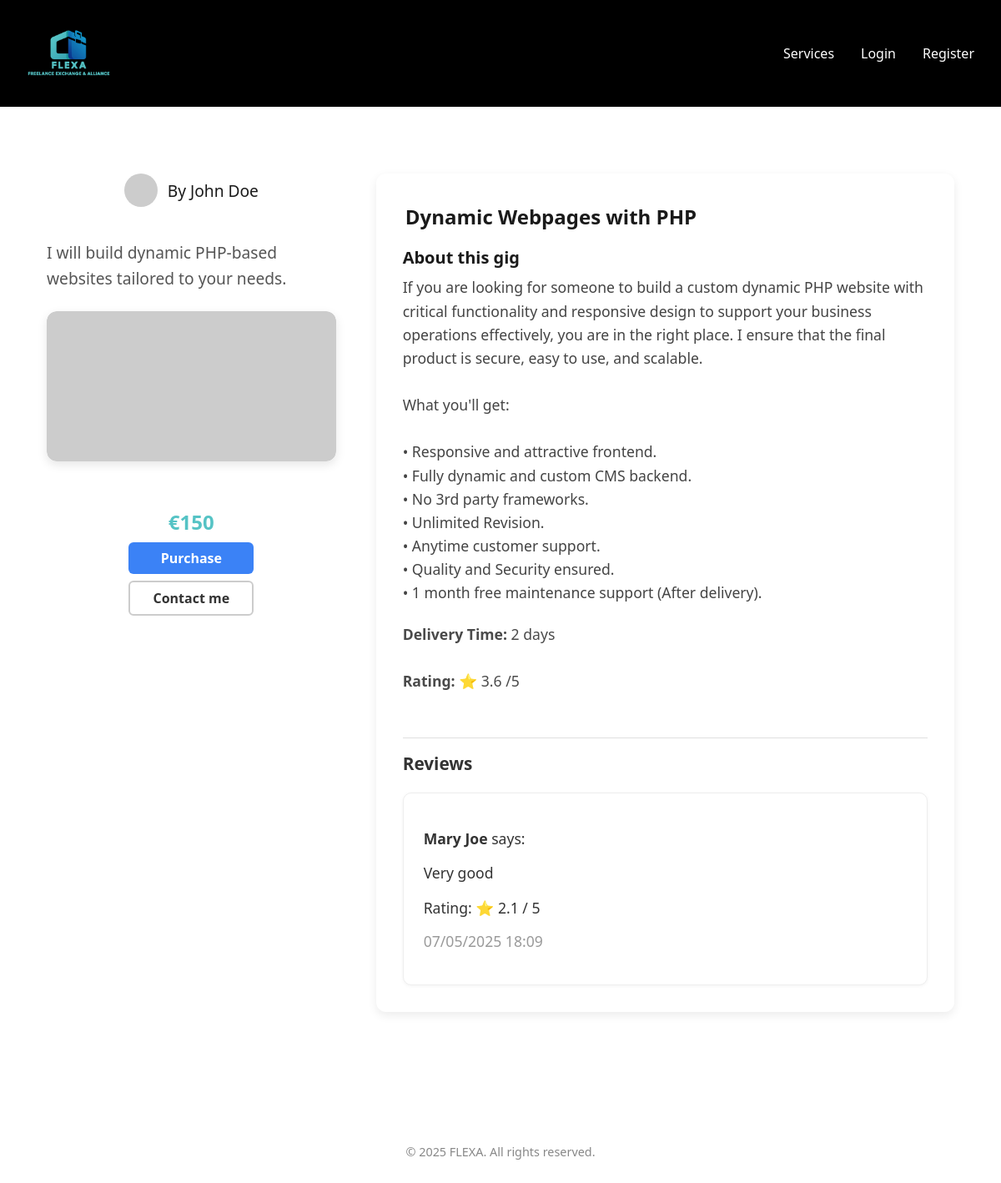
Screenshot of /pages/service_detail.php?id=1 with the database file from the repository.
### tables this page shows
CREATE TABLE User
(
    userId            INTEGER,
    name              NVARCHAR(255),
    username          VARCHAR(255),
    email             VARCHAR(255),
    password          VARCHAR(255),
    isAdmin           BOOLEAN     DEFAULT 0,
    profilePictureURL VARCHAR(1023),
    status            VARCHAR(15) DEFAULT 'inactive',

    CONSTRAINT User_PK PRIMARY KEY (userId),
    CONSTRAINT User_email_unique UNIQUE (email),
    CONSTRAINT User_username_unique UNIQUE (username),
    CONSTRAINT User_name_NN CHECK (name IS NOT NULL),
    CONSTRAINT User_username_NN CHECK (username IS NOT NULL),
    CONSTRAINT User_email_NN CHECK (email IS NOT NULL),
    CONSTRAINT User_password_NN CHECK (password IS NOT NULL),
    CONSTRAINT User_isAdmin_NN CHECK (isAdmin IS NOT NULL),
    CONSTRAINT User_status_NN CHECK (status IS NOT NULL),
    CONSTRAINT User_isAdmin_CK CHECK (isAdmin IN (0, 1)),
    CONSTRAINT User_status_CK CHECK (status IN ('active', 'inactive'))
);

CREATE TABLE Feedback
(
    feedbackId INTEGER,
    purchaseId INTEGER,
    rating     DECIMAL(2, 1) DEFAULT 0,
    review     TEXT,
    date       INTEGER,

    CONSTRAINT Feedback_PK PRIMARY KEY (feedbackId),
    CONSTRAINT Feedback_purchaseId_NN CHECK (purchaseId IS NOT NULL),
    CONSTRAINT Feedback_rating_NN CHECK (rating IS NOT NULL),
    CONSTRAINT Feedback_date_NN CHECK (date IS NOT NULL),
    CONSTRAINT Feedback_purchase_FK FOREIGN KEY (purchaseId) REFERENCES Purchase (purchaseId) ON UPDATE CASCADE,
    CONSTRAINT Feedback_rating_CK CHECK (rating BETWEEN 0 AND 5)
);

### model/user.class.php (called while the page is built, shortened)
<?php
class User
{
    private string $name;
    public function __construct(
        int    $id,
        string $name,
        string $username,
        string $email,
        string $password,
        bool   $isAdmin,
        string $profilePicture,
        string $status
    )
    {
        $this->name = $name;
    }
    public function getName(): string
    {
        return $this->name;
    }
    public static function getUserById(PDO $db, int $id): ?User
    {
        $stmt = $db->prepare("SELECT * FROM User WHERE userId = :id");
        $stmt->bindParam(":id", $id);
        $stmt->execute();
        $data = $stmt->fetch();
        return new User(
            intval($data['userId']),
            $data['name'],
            $data['username'],
            $data['email'],
            $data['password'],
            boolval($data['isAdmin']),
            $data['profilePictureURL'],
            $data['status']
        );
    }
}

### model/feedback.class.php (called while the page is built, shortened)
<?php
require_once(__DIR__ . '/../model/purchase.class.php');
require_once(__DIR__ . '/../model/user.class.php');
class Feedback
{
    private int $purchaseId;
    private float $rating;
    private string $review;
    private int $date;
    public function __construct(int $feedbackId, int $purchaseId, float $rating, string $review, int $date)
    {
        $this->purchaseId = $purchaseId;
        $this->rating = $rating;
        $this->review = $review;
        $this->date = $date;
    }
    public static function getFeedback_AuthorByServiceId(PDO $db, int $service_id): ?array
    {
        $stmt = $db->prepare("SELECT F.feedbackId, F.purchaseId, F.rating, F.review, F.date FROM Feedback F JOIN Purchase P ON P.purchaseId = F.purchaseId  WHERE P.serviceId = :service_id");
        $stmt->bindParam(":service_id", $service_id, PDO::PARAM_INT);
        $stmt->execute();
        $feedbacks = [];
        while ($data = $stmt->fetch(PDO::FETCH_ASSOC)) {
            $feedbackId = intval($data['feedbackId']);
            $purchaseId = intval($data['purchaseId']);
            $rating = floatval($data['rating']);
            $review = $data['review'];
            $date = $data['date'];
            $feedback = new Feedback(
                $feedbackId,
                $purchaseId,
                $rating,
                $review,
                $date
            );
            $author = $feedback->getAuthor($db);
            $feedbacks[] = ['feedback' => $feedback, 'author' => $author];
        }
        return $feedbacks;
    }
    public function getAuthor(PDO $db): User
    {
        $purchase = Purchase::getPurchaseById($db, $this->purchaseId);
        $author = User::getUserById($db, $purchase->getClientId());
        return $author;
    }
    public function getRating(): float
    {
        return $this->rating;
    }
    public function getReview(): string
    {
        return $this->review;
    }
    public function getDate(): int
    {
        return $this->date;
    }
}

### model/purchase.class.php (called while the page is built, shortened)
<?php
class Purchase
{
    public static function getPurchaseById(PDO $db, int $id): ?Purchase
    {
        $stmt = $db->prepare("SELECT * FROM Purchase WHERE purchaseId = :id");
        $stmt->bindParam(":id", $id, PDO::PARAM_INT);
        $stmt->execute();
        $data = $stmt->fetch(PDO::FETCH_ASSOC);
        return new Purchase(
            intval($data['purchaseId']),
            intval($data['serviceId']),
            intval($data['clientId']),
            $data['date'],
            $data['status']
        );
    }
}

### templates/service_detail.tpl.php (the view, shortened to what this page needs)
<?php
function drawServiceDetail(array $service_freelancer, array $feedbacks_author): void
{ ?>
    <section class="service-detail-section">
        <div class="service-detail-layout">
            <div class="service-detail-left">
                <div class="freelancer-info">
                    <img class="freelancer-pic"
                         src="<?= htmlspecialchars($service_freelancer['freelancer']['profilePictureURL']) ?>" alt="">
                    <strong class="freelancer-name">By <?= htmlspecialchars($service_freelancer['freelancer']['name']) ?></strong>
                </div>
                <p class="service-detail-description"><?= htmlspecialchars($service_freelancer['description']) ?></p>
                <div class="service-slider" data-service-id="<?= $service_freelancer['serviceId'] ?>">
                    <div class="slider-images">
                        <?php foreach ($service_freelancer['images'] as $index => $imgURL): ?>
                            <img src="<?= htmlspecialchars($imgURL) ?>"
                                 alt="Service image <?= $index + 1 ?>"
                                 class="slider-image slider-image-large<?= $index === 0 ? ' active' : '' ?>">
                        <?php endforeach; ?>
                    </div>
                </div>
                <div class="service-price-box-inline">
                    <p class="price-amount">€<?= $service_freelancer['price'] ?></p>
                    <a href="/pages/checkout.php?serviceId=<?= $service_freelancer['serviceId'] ?>"
                       class="purchase-btn">Purchase</a>
                    <a href="/pages/chat.php?user_id=<?= $service_freelancer['freelancer']['id'] ?>"
                       class="service-contact-btn">Contact me</a>
                </div>
            </div>
            <div class="service-detail-right">
                <h2 class="service-detail-title"><?= htmlspecialchars($service_freelancer['title']) ?></h2>
                <?php if (!empty($service_freelancer['about'])): ?>
                    <div class="service-detail-about">
                        <h3>About this gig</h3>
                        <p><?= nl2br(htmlspecialchars($service_freelancer['about'])) ?></p>
                    </div>
                <?php endif; ?>
                 <p class="service-detail-delivery">
                    <strong>Delivery Time:</strong>
                    <?= $service_freelancer['deliveryTime'] ?> <?= $service_freelancer['deliveryTime'] == 1 ? 'day' : 'days' ?>
                </p>
                <p class="service-detail-rating">
                    <strong>Rating:</strong>
                    <?= $service_freelancer['avgRating'] > 0 ? '⭐ ' . $service_freelancer['avgRating'] . ' /5' : 'No ratings yet' ?>
                </p>
                <div class="service-reviews">
                    <h3>Reviews</h3>
                    <?php if (count($feedbacks_author) > 0): ?>
                        <ul class="review-list">
                            <?php foreach ($feedbacks_author as $feedback_author): ?>
                                <?php
                                $feedback = $feedback_author['feedback'];
                                $author = $feedback_author['author'];
                                ?>
                                <li class="review-item">
                                    <p><strong><?= htmlspecialchars($author->getName()) ?></strong> says:</p>
                                    <p><?= htmlspecialchars($feedback->getReview()) ?></p>
                                    <p>Rating: ⭐ <?= $feedback->getRating() ?> / 5</p>
                                    <p class="review-date"><?= date('d/m/Y H:i', $feedback->getDate()) ?></p>
                                </li>
                            <?php endforeach; ?>
                        </ul>
                    <?php else: ?>
                        <p>No reviews yet. Be the first!</p>
                    <?php endif; ?>
                </div>
            </div>
        </div>
    </section>
<?php } ?>

### css/variables.css (style rules this page uses)
:root { --color-primary: #ff3c00; --color-primary-dark: #e83500; --color-secondary: #55c3c5; --color-secondary-dark: #007a7c; --color-success: #28a745; --color-info: #17a2b8; --color-info-dark: #0056b3; --color-warning: #ffc107; --color-danger: #dc3545; --color-black: #000; --color-gray-dark: #333; --color-gray-medium: #555; --color-gray-light: #888; --color-gray-border: #ccc; --color-gray-bg: #f8f8f8; --color-white: #fff; --color-text-primary: var(--color-gray-dark); --color-text-secondary: var(--color-gray-medium); --color-text-muted: var(--color-gray-light); --color-text-white: var(--color-white); --color-bg-primary: var(--color-white); --color-bg-secondary: var(--color-gray-bg); --color-border-primary: var(--color-gray-border); --color-border-secondary: #ddd; --color-border-light: #eee; }

### css/base.css (style rules this page uses)
*, *::before, *::after { box-sizing: border-box; }
body { margin: 0; background: var(--color-bg-primary); color: var(--color-text-primary); font-family: "Segoe UI", sans-serif; padding: 0; }
a { text-decoration: none; color: inherit; }
h1, h2, h3, h4, h5, h6 { margin-top: 0; font-weight: bold; }
p { margin-bottom: 1rem; }
img { max-width: 100%; height: auto; display: block; }
ul { padding-left: 1.2rem; }

### css/service.css (style rules this page uses)
.freelancer-info { display: flex; align-items: center; gap: 0.75rem; font-size: 1.1rem; margin-bottom: 1rem; justify-content: flex-start; text-align: left; }
.freelancer-pic { width: 40px; height: 40px; border-radius: 50%; object-fit: cover; }
.freelancer-name { font-size: 1.2rem; font-weight: 500; color: #1a1a1a; }
.service-detail-section { padding: 2rem 1.5rem; max-width: 1200px; margin: 0 auto; }
.service-detail-layout { display: grid; grid-template-columns: 1fr 2fr; gap: 3rem; align-items: start; max-width: 1200px; margin: 3rem auto; padding: 0 2rem; }
.service-detail-left { display: flex; flex-direction: column; align-items: center; gap: 1.5rem; }
.service-detail-title { font-size: 1.5rem; font-weight: bold; margin: 0.2rem; color: #1a1a1a; }
.service-detail-description { font-size: 1.2rem; color: #555; margin-top: 0; line-height: 1.6; margin-bottom: 1rem; margin: 0; }
.service-detail-about { margin-bottom: 0; }
.service-detail-about h3 { font-size: 1.25rem; font-weight: 600; margin: 0 0 0.5rem 0; color: #1a1a1a; }
.service-detail-about p { font-size: 1.1rem; color: #444; line-height: 1.6; margin: 0; }
.service-detail-delivery, .service-detail-rating { font-size: 1.1rem; color: #4a4a4a; margin: 0.5rem 0; }
.service-detail-right { display: flex; flex-direction: column; gap: 1rem; padding: 2rem; border-radius: 12px; box-shadow: 0 4px 12px rgba(0, 0, 0, 0.08); position: sticky; top: 2rem; height: fit-content; }
.service-price-box-inline { display: flex; flex-direction: column; gap: 0.5rem; align-items: center; justify-content: center; margin: 0; }
.price-amount { font-size: 1.5rem; font-weight: 600; color: #55c3c5; margin: 0; }
.purchase-btn { background-color: #3b82f6; color: white; padding: 0.5rem 1rem; border-radius: 6px; font-size: 1rem; font-weight: 600; text-align: center; transition: background-color 0.3s ease; border: none; cursor: pointer; width: 150px; }
.service-contact-btn, .service-edit-btn { background-color: transparent; color: #333; padding: 0.5rem 1rem; font-size: 1rem; font-weight: 600; border: 2px solid #ccc; border-radius: 6px; cursor: pointer; width: 150px; text-align: center; transition: background-color 0.2s ease; }
.review-list { display: flex; flex-direction: column; gap: 1rem; list-style: none; padding-left: 0; margin: 0; }
.review-item { background-color: #fff; padding: 1.5rem; border: 1px solid #eee; border-radius: 10px; box-shadow: 0 1px 4px rgba(0,0,0,0.05); }
.review-item p { font-size: 1.1rem; }
.review-item .review-date { color: #999; font-size: 1.1rem; margin-top: 0.5rem; }
.service-reviews { margin-top: 2rem; padding-top: 1rem; border-top: 1px solid #e0e0e0; }
.service-reviews h3 { font-size: 1.3rem; font-weight: 600; }
.carousel, .service-slider { position: relative; width: 100%; height: 180px; overflow: hidden; margin: 0; margin-bottom: 2rem; border-radius: 12px; box-shadow: 0 4px 12px rgba(0, 0, 0, 0.1); }
.slider-images { position: relative; width: 100%; height: 100%; }
.carousel-image, .slider-image { width: 100%; height: 100%; object-fit: cover; display: none; position: absolute; top: 0; left: 0; border-radius: 12px; }
.carousel-image.active, .slider-image.active { display: block; }

### rows the page displays
feedback: review "Very good", rating "2.1", date "07/05/2025 18:09"
user: name "Mary Joe"

### other values shown
$service_freelancer['freelancer']['name'] "John Doe"
$service_freelancer['description'] "I will build dynamic PHP-based websites tailored to your needs."
$service_freelancer['price'] "150"
$service_freelancer['title'] "Dynamic Webpages with PHP"
$service_freelancer['deliveryTime'] "2"
$service_freelancer['avgRating'] "3.6"
